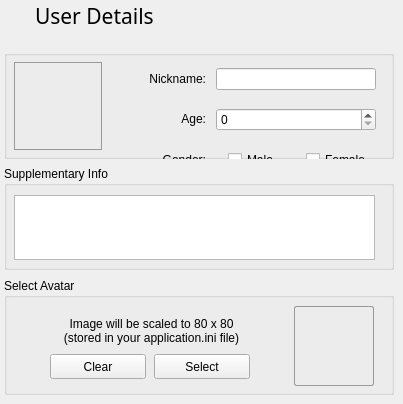
    <widget class="QWidget" name="userdetails_Page">
     <widget class="QGroupBox" name="SelectAvatar">
      <property name="geometry">
       <rect>
        <x>4</x>
        <y>278</y>
        <width>390</width>
        <height>117</height>
       </rect>
      </property>
      <property name="minimumSize">
       <size>
        <width>390</width>
        <height>0</height>
       </size>
      </property>
      <property name="maximumSize">
       <size>
        <width>390</width>
        <height>16777215</height>
       </size>
      </property>
      <property name="title">
       <string>Select Avatar</string>
      </property>
      <widget class="QLabel" name="ownavatar_label">
       <property name="geometry">
        <rect>
         <x>290</x>
         <y>28</y>
         <width>80</width>
         <height>80</height>
        </rect>
       </property>
       <property name="sizePolicy">
        <sizepolicy hsizetype="Fixed" vsizetype="Fixed">
         <horstretch>0</horstretch>
         <verstretch>0</verstretch>
        </sizepolicy>
       </property>
       <property name="minimumSize">
        <size>
         <width>80</width>
         <height>80</height>
        </size>
       </property>
       <property name="maximumSize">
        <size>
         <width>80</width>
         <height>80</height>
        </size>
       </property>
       <property name="sizeIncrement">
        <size>
         <width>80</width>
         <height>80</height>
        </size>
       </property>
       <property name="autoFillBackground">
        <bool>false</bool>
       </property>
       <property name="styleSheet">
        <string notr="true">QLabel{
border: 1px solid #999;
border-radius: 2px;
}</string>
       </property>
       <property name="text">
        <string/>
       </property>
       <property name="pixmap">
        <pixmap resource="resourcen.qrc">:/icons/silhouette.svg</pixmap>
       </property>
       <property name="scaledContents">
        <bool>true</bool>
       </property>
      </widget>
      <widget class="QLabel" name="label">
       <property name="geometry">
        <rect>
         <x>38</x>
         <y>38</y>
         <width>219</width>
         <height>29</height>
        </rect>
       </property>
       <property name="text">
        <string>Image will be scaled to 80 x 80
(stored in your application.ini file)</string>
       </property>
       <property name="alignment">
        <set>Qt::AlignmentFlag::AlignCenter</set>
       </property>
      </widget>
      <widget class="QPushButton" name="cmd_selectAvatarImage">
       <property name="geometry">
        <rect>
         <x>150</x>
         <y>76</y>
         <width>96</width>
         <height>25</height>
        </rect>
       </property>
       <property name="maximumSize">
        <size>
         <width>96</width>
         <height>16777215</height>
        </size>
       </property>
       <property name="text">
        <string>Select</string>
       </property>
      </widget>
      <widget class="QPushButton" name="cmd_clearAvatarImage">
       <property name="geometry">
        <rect>
         <x>46</x>
         <y>76</y>
         <width>96</width>
         <height>25</height>
        </rect>
       </property>
       <property name="maximumSize">
        <size>
         <width>96</width>
         <height>16777215</height>
        </size>
       </property>
       <property name="text">
        <string>Clear</string>
       </property>
      </widget>
     </widget>
     <widget class="QGroupBox" name="UserBio">
      <property name="geometry">
       <rect>
        <x>4</x>
        <y>50</y>
        <width>390</width>
        <height>109</height>
       </rect>
      </property>
      <property name="minimumSize">
       <size>
        <width>390</width>
        <height>0</height>
       </size>
      </property>
      <property name="maximumSize">
       <size>
        <width>390</width>
        <height>16777215</height>
       </size>
      </property>
      <property name="title">
       <string/>
      </property>
      <widget class="QWidget" name="layoutWidget_11">
       <property name="geometry">
        <rect>
         <x>104</x>
         <y>12</y>
         <width>268</width>
         <height>115</height>
        </rect>
       </property>
       <layout class="QGridLayout" name="gridLayout_12" columnstretch="10,0,0">
        <property name="horizontalSpacing">
         <number>10</number>
        </property>
        <item row="1" column="0" alignment="Qt::AlignmentFlag::AlignRight|Qt::AlignmentFlag::AlignVCenter">
         <widget class="QLabel" name="label_21">
          <property name="minimumSize">
           <size>
            <width>80</width>
            <height>0</height>
           </size>
          </property>
          <property name="maximumSize">
           <size>
            <width>80</width>
            <height>16777215</height>
           </size>
          </property>
          <property name="text">
           <string>Age:</string>
          </property>
          <property name="alignment">
           <set>Qt::AlignmentFlag::AlignRight|Qt::AlignmentFlag::AlignTrailing|Qt::AlignmentFlag::AlignVCenter</set>
          </property>
         </widget>
        </item>
        <item row="0" column="0" alignment="Qt::AlignmentFlag::AlignRight|Qt::AlignmentFlag::AlignVCenter">
         <widget class="QLabel" name="label_19">
          <property name="minimumSize">
           <size>
            <width>80</width>
            <height>0</height>
           </size>
          </property>
          <property name="maximumSize">
           <size>
            <width>80</width>
            <height>16777215</height>
           </size>
          </property>
          <property name="text">
           <string>Nickname:</string>
          </property>
          <property name="alignment">
           <set>Qt::AlignmentFlag::AlignRight|Qt::AlignmentFlag::AlignTrailing|Qt::AlignmentFlag::AlignVCenter</set>
          </property>
         </widget>
        </item>
        <item row="2" column="2" alignment="Qt::AlignmentFlag::AlignHCenter|Qt::AlignmentFlag::AlignVCenter">
         <widget class="QCheckBox" name="checkGender_Female">
          <property name="enabled">
           <bool>true</bool>
          </property>
          <property name="text">
           <string>Female</string>
          </property>
          <property name="autoRepeat">
           <bool>false</bool>
          </property>
          <property name="autoExclusive">
           <bool>false</bool>
          </property>
          <property name="tristate">
           <bool>false</bool>
          </property>
         </widget>
        </item>
        <item row="0" column="1" colspan="2" alignment="Qt::AlignmentFlag::AlignRight|Qt::AlignmentFlag::AlignVCenter">
         <widget class="QLineEdit" name="txt_Nickname">
          <property name="enabled">
           <bool>true</bool>
          </property>
          <property name="minimumSize">
           <size>
            <width>160</width>
            <height>0</height>
           </size>
          </property>
          <property name="maximumSize">
           <size>
            <width>160</width>
            <height>16777215</height>
           </size>
          </property>
          <property name="clearButtonEnabled">
           <bool>true</bool>
          </property>
         </widget>
        </item>
        <item row="1" column="1" colspan="2" alignment="Qt::AlignmentFlag::AlignRight|Qt::AlignmentFlag::AlignVCenter">
         <widget class="QSpinBox" name="spinAge">
          <property name="enabled">
           <bool>true</bool>
          </property>
          <property name="minimumSize">
           <size>
            <width>160</width>
            <height>0</height>
           </size>
          </property>
          <property name="maximumSize">
           <size>
            <width>160</width>
            <height>16777215</height>
           </size>
          </property>
         </widget>
        </item>
        <item row="2" column="0" alignment="Qt::AlignmentFlag::AlignRight|Qt::AlignmentFlag::AlignVCenter">
         <widget class="QLabel" name="label_22">
          <property name="minimumSize">
           <size>
            <width>80</width>
            <height>0</height>
           </size>
          </property>
          <property name="maximumSize">
           <size>
            <width>80</width>
            <height>16777215</height>
           </size>
          </property>
          <property name="text">
           <string>Gender:</string>
          </property>
          <property name="alignment">
           <set>Qt::AlignmentFlag::AlignRight|Qt::AlignmentFlag::AlignTrailing|Qt::AlignmentFlag::AlignVCenter</set>
          </property>
         </widget>
        </item>
        <item row="2" column="1" alignment="Qt::AlignmentFlag::AlignHCenter|Qt::AlignmentFlag::AlignVCenter">
         <widget class="QCheckBox" name="checkGender_Male">
          <property name="enabled">
           <bool>true</bool>
          </property>
          <property name="text">
           <string>Male</string>
          </property>
          <property name="autoRepeat">
           <bool>false</bool>
          </property>
          <property name="autoExclusive">
           <bool>false</bool>
          </property>
          <property name="tristate">
           <bool>false</bool>
          </property>
         </widget>
        </item>
       </layout>
      </widget>
      <widget class="QLabel" name="ownavatar_label_2">
       <property name="geometry">
        <rect>
         <x>10</x>
         <y>12</y>
         <width>88</width>
         <height>88</height>
        </rect>
       </property>
       <property name="sizePolicy">
        <sizepolicy hsizetype="Fixed" vsizetype="Fixed">
         <horstretch>0</horstretch>
         <verstretch>0</verstretch>
        </sizepolicy>
       </property>
       <property name="minimumSize">
        <size>
         <width>88</width>
         <height>88</height>
        </size>
       </property>
       <property name="maximumSize">
        <size>
         <width>88</width>
         <height>88</height>
        </size>
       </property>
       <property name="sizeIncrement">
        <size>
         <width>80</width>
         <height>80</height>
        </size>
       </property>
       <property name="autoFillBackground">
        <bool>false</bool>
       </property>
       <property name="styleSheet">
        <string notr="true">QLabel{border: 1px solid #999}</string>
       </property>
       <property name="text">
        <string/>
       </property>
       <property name="pixmap">
        <pixmap resource="resourcen.qrc">:/icons/silhouette.svg</pixmap>
       </property>
       <property name="scaledContents">
        <bool>true</bool>
       </property>
      </widget>
     </widget>
     <widget class="QGroupBox" name="UserSuppInfo">
      <property name="geometry">
       <rect>
        <x>4</x>
        <y>166</y>
        <width>390</width>
        <height>104</height>
       </rect>
      </property>
      <property name="minimumSize">
       <size>
        <width>390</width>
        <height>0</height>
       </size>
      </property>
      <property name="maximumSize">
       <size>
        <width>390</width>
        <height>16777215</height>
       </size>
      </property>
      <property name="title">
       <string>Supplementary Info</string>
      </property>
      <widget class="QPlainTextEdit" name="txt_Interests">
       <property name="geometry">
        <rect>
         <x>10</x>
         <y>29</y>
         <width>361</width>
         <height>65</height>
        </rect>
       </property>
       <property name="minimumSize">
        <size>
         <width>0</width>
         <height>0</height>
        </size>
       </property>
       <property name="maximumSize">
        <size>
         <width>368</width>
         <height>16777215</height>
        </size>
       </property>
      </widget>
     </widget>
     <widget class="QWidget" name="layoutWidget5">
      <property name="geometry">
       <rect>
        <x>4</x>
        <y>0</y>
        <width>161</width>
        <height>30</height>
       </rect>
      </property>
      <layout class="QGridLayout" name="UserDetails">
       <property name="horizontalSpacing">
        <number>3</number>
       </property>
       <item row="0" column="0">
        <widget class="QLabel" name="label_5">
         <property name="minimumSize">
          <size>
           <width>28</width>
           <height>28</height>
          </size>
         </property>
         <property name="maximumSize">
          <size>
           <width>28</width>
           <height>28</height>
          </size>
         </property>
         <property name="baseSize">
          <size>
           <width>28</width>
           <height>28</height>
          </size>
         </property>
         <property name="text">
          <string/>
         </property>
         <property name="pixmap">
          <pixmap resource="resourcen.qrc">:/icons/avatar.svg</pixmap>
         </property>
         <property name="scaledContents">
          <bool>true</bool>
         </property>
         <property name="alignment">
          <set>Qt::AlignmentFlag::AlignLeading|Qt::AlignmentFlag::AlignLeft|Qt::AlignmentFlag::AlignVCenter</set>
         </property>
        </widget>
       </item>
       <item row="0" column="1" alignment="Qt::AlignmentFlag::AlignVCenter">
        <widget class="QLabel" name="shareLabel">
         <property name="minimumSize">
          <size>
           <width>0</width>
           <height>28</height>
          </size>
         </property>
         <property name="maximumSize">
          <size>
           <width>16777215</width>
           <height>28</height>
          </size>
         </property>
         <property name="font">
          <font>
           <family>Sans Serif</family>
           <pointsize>16</pointsize>
           <italic>false</italic>
           <bold>true</bold>
           <underline>false</underline>
           <strikeout>false</strikeout>
           <kerning>true</kerning>
          </font>
         </property>
         <property name="text">
          <string>&lt;html&gt;&lt;head&gt;&lt;meta name=&quot;qrichtext&quot; content=&quot;1&quot; /&gt;&lt;style type=&quot;text/css&quot;&gt;
p, li { white-space: pre-wrap; }
&lt;/style&gt;&lt;/head&gt;&lt;body style=&quot; font-family:'Sans Serif'; font-size:16pt; font-weight:600; font-style:italic; text-decoration: underline;&quot;&gt;
&lt;p style=&quot; -qt-block-indent:0; text-indent:0px;&quot;&gt;&lt;span style=&quot; font-weight:400; font-style:normal; text-decoration:none;&quot;&gt;User Details&lt;/span&gt;&lt;/p&gt;&lt;/body&gt;&lt;/html&gt;</string>
         </property>
         <property name="alignment">
          <set>Qt::AlignmentFlag::AlignLeading|Qt::AlignmentFlag::AlignLeft|Qt::AlignmentFlag::AlignVCenter</set>
         </property>
        </widget>
       </item>
      </layout>
     </widget>
     <zorder>layoutWidget5</zorder>
     <zorder>UserBio</zorder>
     <zorder>SelectAvatar</zorder>
     <zorder>UserSuppInfo</zorder>
    </widget>
